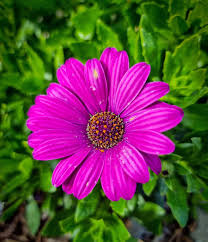
#> input picture Edge Detection in Open CV/flower.jpeg, 208 x 242 px
$ python canny_func.py
#> lines starting #> are read from the running program, lines starting #| are printed output that depends on the picture
"""
Canny Edge Detection is a popular edge detection algorithm used in computer vision and image processing. It was developed by John F. Canny in 1986 and is widely used for its ability to detect edges in images while minimizing noise. The Canny Edge Detection algorithm consists of several steps:
1. Noise Reduction: The image is first smoothed using a Gaussian filter to reduce noise.
2. Gradient Calculation: The gradient magnitude and direction are calculated using the Sobel operator.
3. Non-maximum Suppression: The algorithm suppresses pixels that are not part of an edge.
4. Hysteresis Thresholding: Two threshold values are used to identify strong and weak edges. Strong edges are those with gradient magnitudes above the high threshold, while weak edges are those with gradient magnitudes between the low and high thresholds. The algorithm then connects weak edges to strong edges if they are adjacent.
The Canny Edge Detection algorithm is effective in detecting edges while minimizing false positives and is widely used in various applications such as object detection, image segmentation, and feature extraction.
"""
import cv2
from pathlib import Path

image_path = Path(__file__).parent / "flower.jpeg"

image = cv2.imread(str(image_path) , cv2.IMREAD_GRAYSCALE)
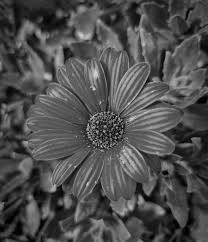
#> image: shape (242, 208); min 0, max 221, mean 78.2


edges = cv2.Canny(image , 50 , 150 , )
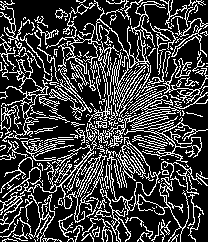
#> edges: shape (242, 208); 25.1% white in thin lines or dots

cv2.imshow('Original Image' , image)
cv2.imshow('Canny Edges' , edges)
cv2.waitKey(0)
cv2.destroyAllWindows()

"""
90-0 black
130-255 white
180-255 white
50-0 black
"""
